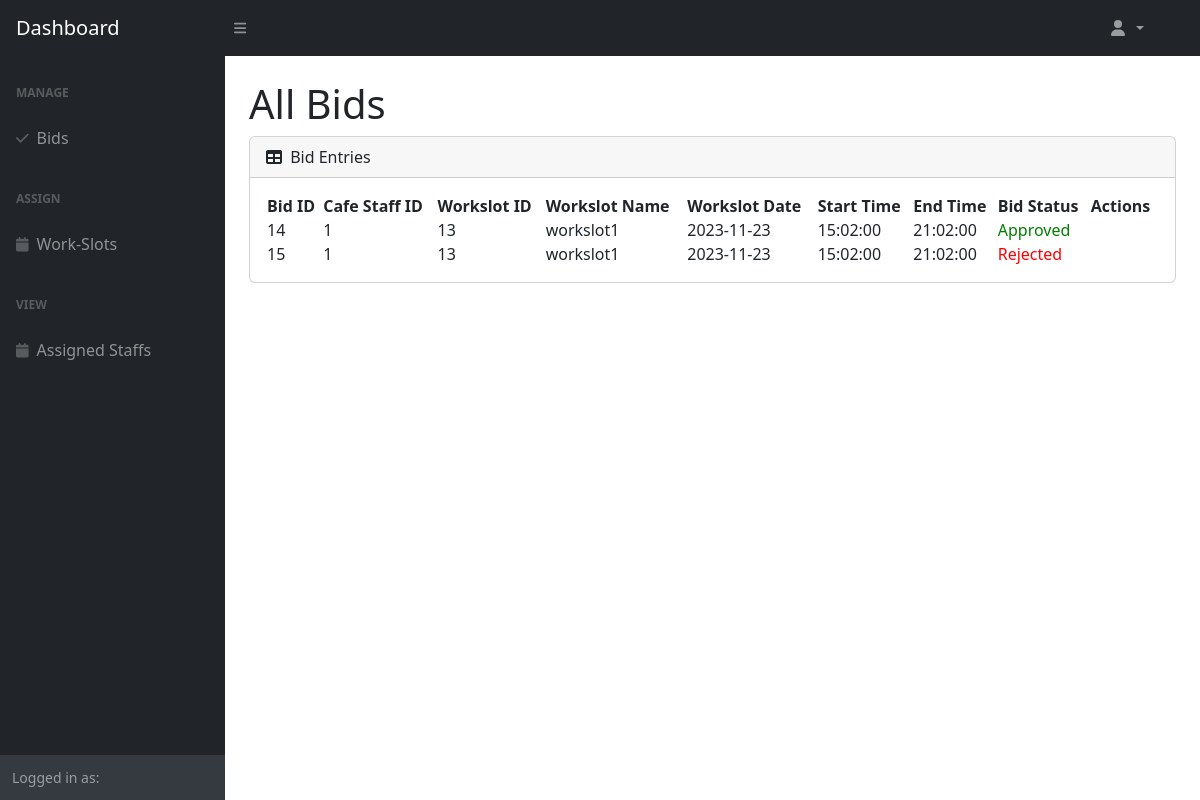
Before: /src/Boundary/CafeManagerViewBidPage.php with the older database file.
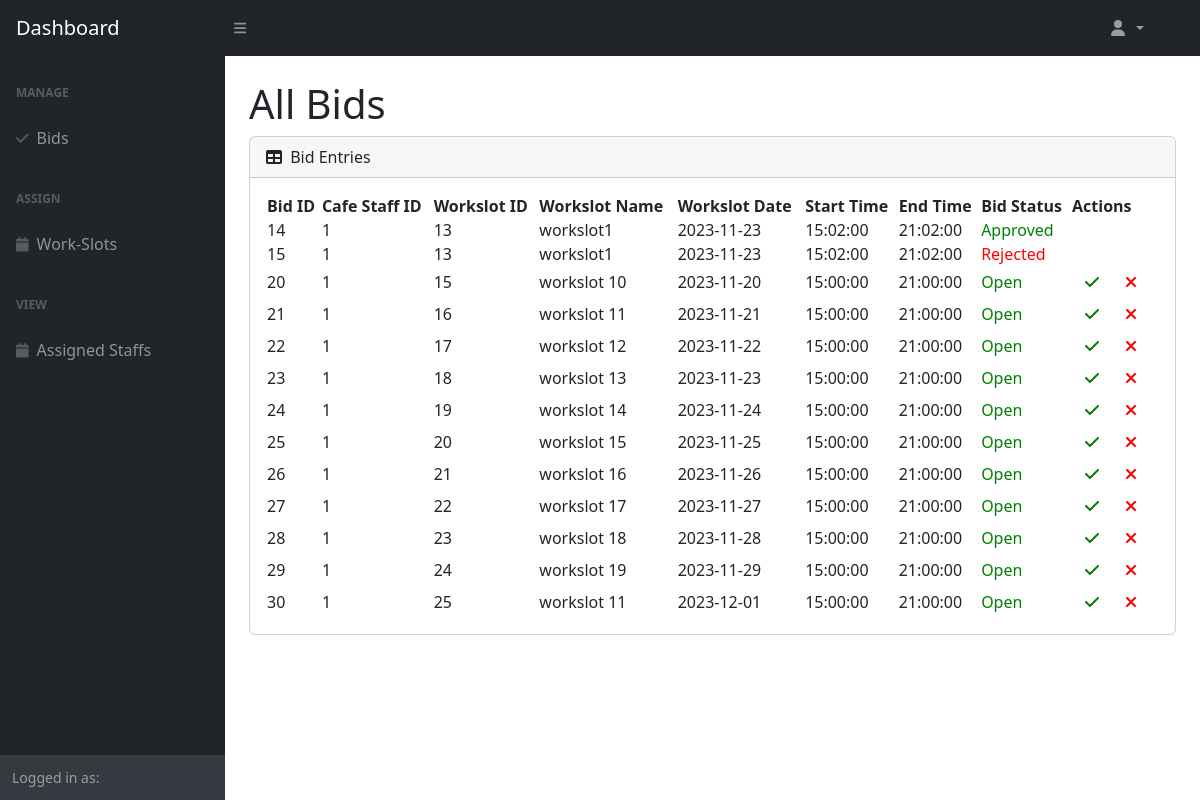
After: the same page with the newer database file.
### tables this page shows
CREATE TABLE `staff_bid_workslot` (
  `staff_bid_workslot_id` int(11) NOT NULL,
  `cafe_staff_id` int(11) NOT NULL,
  `workslot_id` int(11) NOT NULL,
  `bid_role` enum('Chef','Cashier','Waiter') NOT NULL,
  `bid_status` enum('Open','Approved','Rejected') NOT NULL
);

CREATE TABLE `workslot` (
  `workslot_id` int(11) NOT NULL,
  `workslot_name` varchar(255) NOT NULL,
  `chef_qty` int(11) NOT NULL DEFAULT 0,
  `cashier_qty` int(11) NOT NULL DEFAULT 0,
  `waiter_qty` int(11) NOT NULL DEFAULT 0,
  `workslot_date` date NOT NULL,
  `start_time` time NOT NULL,
  `end_time` time NOT NULL
);

### src/Entity/Bid.php (called while the page is built, shortened)
<?php
class Bid {
    public function getBids() {
        $DAO = new DAO();
        $connection = $DAO->get_connection();
        $sql = "SELECT `staff_bid_workslot_id`, `cafe_staff_id`, `staff_bid_workslot`.`workslot_id`, `workslot_name`, `workslot_date`, `start_time`, `end_time`, `bid_status` FROM `staff_bid_workslot` LEFT JOIN `workslot` ON `staff_bid_workslot`.`workslot_id` = `workslot`.`workslot_id`";
        return $connection->query($sql);
    }
}
?>

### src/Controller/CafeManagerViewBidController.php (called while the page is built)
<?php
include_once "../Entity/Bid.php";
class CafeManagerViewBidController {
    public function getBids() {
        $bid = new Bid();
        return $bid->getBids();
    }
}
?>

### src/Boundary/CafeManagerViewBidPage.php (the view, shortened to what this page needs)
<link rel="stylesheet" href="https://cdn.datatables.net/1.13.6/css/jquery.dataTables.min.css">
<link rel="stylesheet" href="https://cdn.jsdelivr.net/npm/sweetalert2@11/dist/sweetalert2.min.css">
<?php
include_once "../Controller/CafeManagerViewBidController.php";
$viewBidController = new CafeManagerViewBidController();
$allBids = $viewBidController->getBids();
?>
<body class="sb-nav-fixed">
    <?php
        require "CafeManagerNav.php";
    ?>
    <div id="layoutSidenav_content">
        <main>
        <div class="container-fluid px-4">
            <h1 class="mt-4">All Bids</h1>
            <div class="card mb-4">
                <div class="card-header">
                    <i class="fas fa-table me-1"></i>
                    Bid Entries
                </div>
                <div class="card-body">
                    <table class="cell-border stripe" id="dataTable" width="100%" cellspacing="0">
                        <thead>
                            <tr>
                                <th>Bid ID</th>
                                <th>Cafe Staff ID</th>
                                <th>Workslot ID</th>
                                <th>Workslot Name</th>
                                <th>Workslot Date</th>
                                <th>Start Time</th>
                                <th>End Time</th>
                                <th>Bid Status</th>
                                <th>Actions</th>
                            </tr>
                        </thead>
                        <tbody>
                            <?php
                            while ($bid = $allBids->fetch_assoc()) {
                                $statusStyle = ($bid['bid_status'] === 'Open' || $bid['bid_status'] === 'Approved') ? 'color: green;' : 'color: red;';
                                echo "<tr>
                                        <td>{$bid['staff_bid_workslot_id']}</td>
                                        <td>{$bid['cafe_staff_id']}</td>
                                        <td>{$bid['workslot_id']}</td>
                                        <td>{$bid['workslot_name']}</td>
                                        <td>{$bid['workslot_date']}</td>
                                        <td>{$bid['start_time']}</td>
                                        <td>{$bid['end_time']}</td>
                                        <td style='{$statusStyle}'>{$bid['bid_status']}</td>
                                        <td>";
                                        if($bid['bid_status'] == 'Open') {
                                            echo "<button class='btn' style='color: green' onclick='confirmApprove({$bid['staff_bid_workslot_id']})'><i class='fas fa-check'></i></button>";
                                            echo "<button class='btn' style='color: red' onclick='confirmReject({$bid['staff_bid_workslot_id']})'><i class='fas fa-close'></i></button>";
                                        }
                                        echo "</td>";
                                    echo "</tr>";
                            }
                            ?>
                        </tbody>
                    </table>
                </div>
            </div>
        </div>
        </main>
    </div>
</body>

### src/Boundary/CafeManagerNav.php (shortened to what this page needs)
<!DOCTYPE html>
<html lang="en">
<head>
    <link href="assets/css/styles.css" rel="stylesheet" />
</head>
<nav class="sb-topnav navbar navbar-expand navbar-dark bg-dark">
    <a class="navbar-brand ps-3" href="CafeManagerDashboardPage.php">Dashboard</a>
    <button class="btn btn-link btn-sm order-1 order-lg-0 me-4 me-lg-0" id="sidebarToggle" href="#!"><i class="fas fa-bars"></i></button>
    <form method="post" class="navbar-nav ms-auto ms-md-0 me-3 me-lg-4">
        <ul class="navbar-nav ms-auto ms-md-0 me-3 me-lg-4">
            <li class="nav-item dropdown">
                <a class="nav-link dropdown-toggle" id="navbarDropdown" href="#" role="button" data-bs-toggle="dropdown" aria-expanded="false">
                    <i class="fas fa-user fa-fw"></i>
                </a>
            </li>
        </ul>
    </form>
</nav>
<div id="layoutSidenav">
    <div id="layoutSidenav_nav">
        <nav class="sb-sidenav accordion sb-sidenav-dark" id="sidenavAccordion">
            <div class="sb-sidenav-menu">
                <div class="nav">
                <div class="sb-sidenav-menu-heading">Manage</div>
                    <a class="nav-link" href="CafeManagerViewBidPage.php" aria-expanded="false" aria-controls="collapseLayouts">
                        <div class="sb-nav-link-icon"><i class="fas fa-check"></i></div>
                        Bids
                    </a>
                    <div class="sb-sidenav-menu-heading">Assign</div>
                    <a class="nav-link" href="ViewAssignWorkslotPage.php" aria-expanded="false" aria-controls="collapseLayouts">
                        <div class="sb-nav-link-icon"><i class="fas fa-calendar"></i></div>
                        Work-Slots
                    </a>
                    <div class="sb-sidenav-menu-heading">View</div>
                    <a class="nav-link" href="ViewAssignedStaffPage.php" aria-expanded="false" aria-controls="collapseLayouts">
                        <div class="sb-nav-link-icon"><i class="fas fa-calendar"></i></div>
                        Assigned Staffs
                    </a>
                </div>
            </div>
            <div class="sb-sidenav-footer">
                <div class="small">Logged in as:</div>
            </div>
        </nav>
    </div>
</html>

Changed rows visible on the page:
added staff_bid_workslot: staff_bid_workslot_id "20", cafe_staff "1", workslot "15", workslot.workslot_name "workslot 10", workslot.workslot_date "2023-11-20", workslot.start_time "15:00:00", workslot.end_time "21:00:00", bid_status "Open"
added staff_bid_workslot: staff_bid_workslot_id "21", cafe_staff "1", workslot "16", workslot.workslot_name "workslot 11", workslot.workslot_date "2023-11-21", workslot.start_time "15:00:00", workslot.end_time "21:00:00", bid_status "Open"
added staff_bid_workslot: staff_bid_workslot_id "22", cafe_staff "1", workslot "17", workslot.workslot_name "workslot 12", workslot.workslot_date "2023-11-22", workslot.start_time "15:00:00", workslot.end_time "21:00:00", bid_status "Open"
added staff_bid_workslot: staff_bid_workslot_id "23", cafe_staff "1", workslot "18", workslot.workslot_name "workslot 13", workslot.workslot_date "2023-11-23", workslot.start_time "15:00:00", workslot.end_time "21:00:00", bid_status "Open"
added staff_bid_workslot: staff_bid_workslot_id "24", cafe_staff "1", workslot "19", workslot.workslot_name "workslot 14", workslot.workslot_date "2023-11-24", workslot.start_time "15:00:00", workslot.end_time "21:00:00", bid_status "Open"
added staff_bid_workslot: staff_bid_workslot_id "25", cafe_staff "1", workslot "20", workslot.workslot_name "workslot 15", workslot.workslot_date "2023-11-25", workslot.start_time "15:00:00", workslot.end_time "21:00:00", bid_status "Open"
added staff_bid_workslot: staff_bid_workslot_id "26", cafe_staff "1", workslot "21", workslot.workslot_name "workslot 16", workslot.workslot_date "2023-11-26", workslot.start_time "15:00:00", workslot.end_time "21:00:00", bid_status "Open"
added staff_bid_workslot: staff_bid_workslot_id "27", cafe_staff "1", workslot "22", workslot.workslot_name "workslot 17", workslot.workslot_date "2023-11-27", workslot.start_time "15:00:00", workslot.end_time "21:00:00", bid_status "Open"
added staff_bid_workslot: staff_bid_workslot_id "28", cafe_staff "1", workslot "23", workslot.workslot_name "workslot 18", workslot.workslot_date "2023-11-28", workslot.start_time "15:00:00", workslot.end_time "21:00:00", bid_status "Open"
added staff_bid_workslot: staff_bid_workslot_id "29", cafe_staff "1", workslot "24", workslot.workslot_name "workslot 19", workslot.workslot_date "2023-11-29", workslot.start_time "15:00:00", workslot.end_time "21:00:00", bid_status "Open"
added staff_bid_workslot: staff_bid_workslot_id "30", cafe_staff "1", workslot "25", workslot.workslot_name "workslot 11", workslot.workslot_date "2023-12-01", workslot.start_time "15:00:00", workslot.end_time "21:00:00", bid_status "Open"
